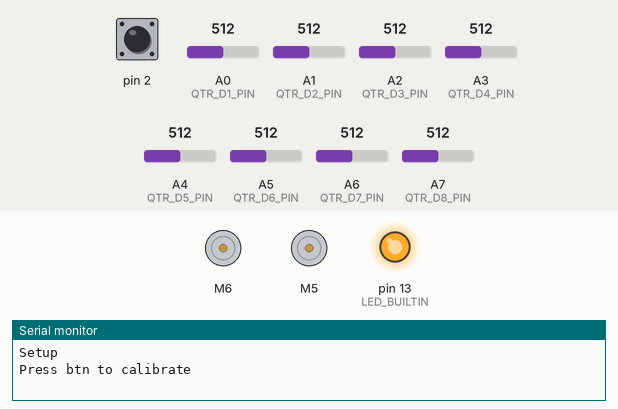
Bench run of a sketch on a simulated Arduino Nano, built with avr-gcc and run on an emulated ATmega328P. Parts: 2 × DC motor (green arrow = forward, orange = backward, longer = faster), output pins drawn as LEDs (lit = HIGH), the last lines printed to the serial monitor. The test bench sets the inputs (shaded band); at power-on: pin 2 HIGH, A5 (QTR_D6_PIN) = 512, A0 (QTR_D1_PIN) = 512, A1 (QTR_D2_PIN) = 512, A2 (QTR_D3_PIN) = 512, A3 (QTR_D4_PIN) = 512, A4 (QTR_D5_PIN) = 512, A6 (QTR_D7_PIN) = 512, A7 (QTR_D8_PIN) = 512.

Above: at 1.3 s.
1.4 s: pin 2 pulled LOW for 0.15 s
3.0 s: pin 2 pulled LOW for 1 s
At 4.0 s:
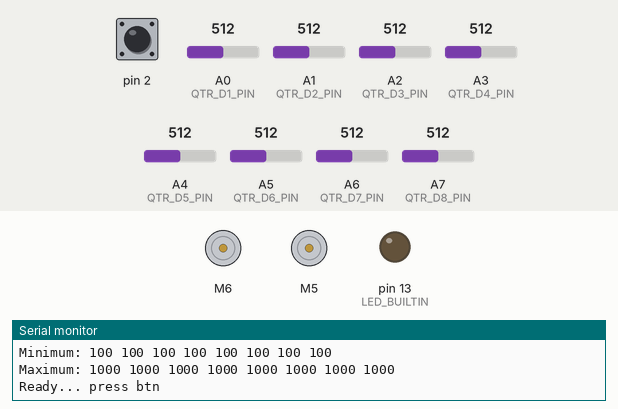
5.5 s: pin 2 pulled LOW for 0.15 s
At 6.4 s:
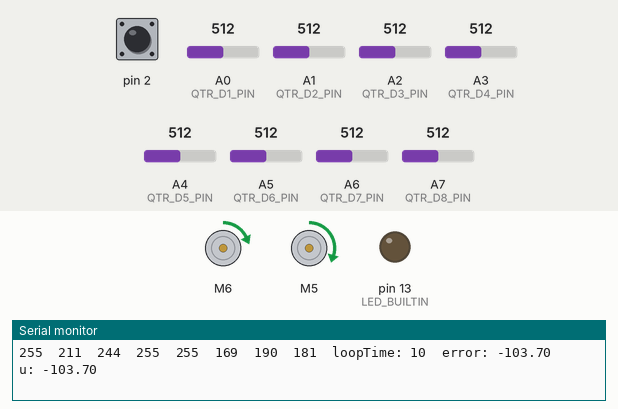
7.1 s: A5 (QTR_D6_PIN) set to 490
At 8.3 s:
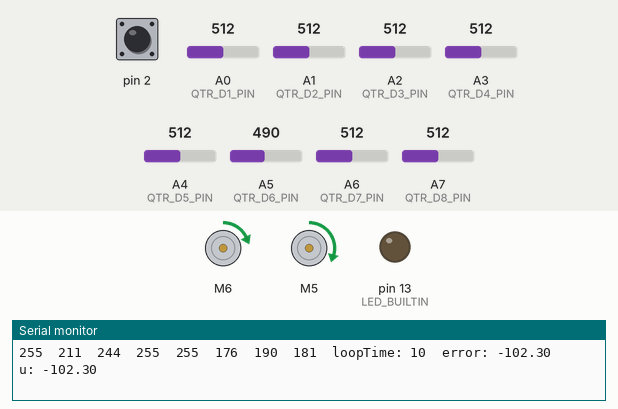
8.6 s: A0 (QTR_D1_PIN) set to 716
At 9.6 s:
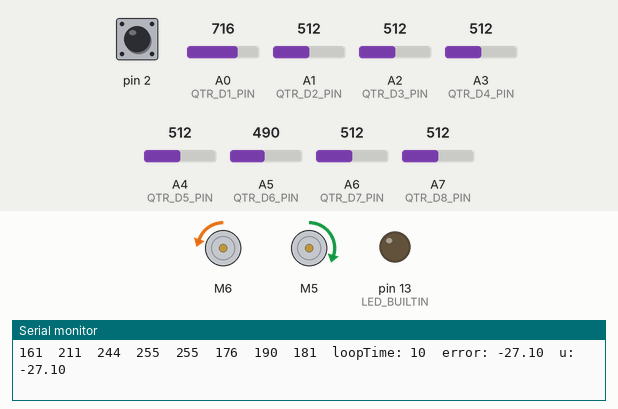
10.1 s: A1 (QTR_D2_PIN) set to 716
At 10.7 s:
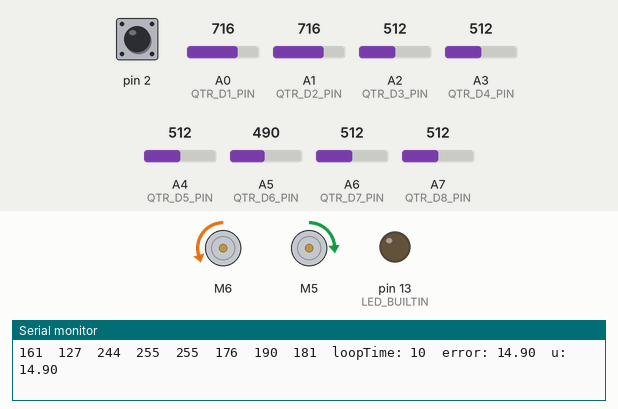
Timing chart, 0 to 12.6 s (numbered marks = the images above; inputs shaded):
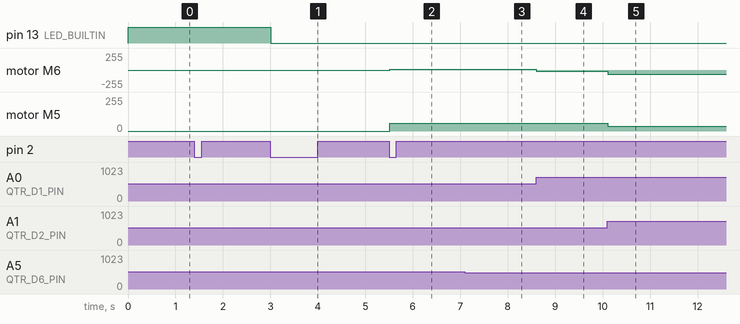

Measured:
- after the input at 3.0 s, pin 13 (LED_BUILTIN): HIGH → LOW at once
- after the input at 5.5 s, motor M6: stopped → forward 15/255 at once; motor M5: stopped → forward 60/255 at once
- after the input at 7.1 s, motor M5: forward 60/255 → forward 59/255 at once
- after the input at 8.6 s, motor M6: forward 15/255 → backward 22/255 at once; motor M5: forward 59/255 → forward 60/255 at once
- after the input at 10.1 s, motor M6: backward 22/255 → backward 60/255 at once; motor M5: forward 60/255 → forward 37/255 at once

The sketch:

sketch_may13a.ino
```cpp
// https://www.youtube.com/watch?v=gm6VetxM3lU
// https://www.youtube.com/watch?v=8Lj5ycrT9Fw
// https://www.youtube.com/watch?v=VjdcSfm9kGc
// https://github.com/GyverLibs/TimerMs
// https://alexgyver.ru/gyverpid/
// https://github.com/GyverLibs/GyverPID
// https://github.com/pololu/qtr-sensors-arduino

#define PID_OPTIMIZED_I // Параметр для оптимизации суммы регулятора

#include <QTRSensors.h>
#include "GyverMotor2.h"
#include "GyverPID.h"
#include <TimerMs.h>
#include <EncButton.h>

#define DEBUG_LINE_SENSOR_RAW_VALUES true // Печать для дебага сырых значений с датчика линии при калибровки
#define DEBUG_LINE_SENSOR_VALUES false // Печать нормализованных значений с сенсоров датчика линии
#define PRINT_DT_ERR_U_DEBUG true // Печать информации о loopTime, error, u TRUE

#define CALIBRATION_BEFORE_START true // Калибровка перед стартом

#define QTR_SEN_COUNT 8 // Количество сенсоров в датчике линии
#define QTR_IR_PIN 12
#define QTR_D1_PIN A0
#define QTR_D2_PIN A1
#define QTR_D3_PIN A2
#define QTR_D4_PIN A3
#define QTR_D5_PIN A4
#define QTR_D6_PIN A5
#define QTR_D7_PIN A6
#define QTR_D8_PIN A7

#define MAX_RANGE_VAl_LS 255 // Максимальное значенение диапазона для нормализации значений сенсоров датчика линии

TimerMs tmrPrint(10); // Объект таймера для печати инфы с сенсоров датчика линии в интервале
TimerMs regulatorTmr(10); // Инициализация объекта таймера цикла регулирования

QTRSensors qtr; // Создаём объект датчика линии
EncButton<EB_TICK, 2> btn; // Инициализация объекта простой кнопки
GyverPID regulator(1, 0, 0, 10); // Инициализируем регулятор и устанавливаем коэффициенты регулятора

GMotor2<DRIVER3WIRE> leftMotor(6, 7, 11);
GMotor2<DRIVER3WIRE> rightMotor(5, 4, 10);

byte qtr8aPins[QTR_SEN_COUNT] = {QTR_D1_PIN, QTR_D2_PIN, QTR_D3_PIN, QTR_D4_PIN, QTR_D5_PIN, QTR_D6_PIN, QTR_D7_PIN, QTR_D8_PIN}; // Массив пинов сенсоров датчика линии

int refRawWhite[QTR_SEN_COUNT] = {524, 398, 478, 579, 512, 247, 329, 296};
int refRawBlack[QTR_SEN_COUNT] = {1000, 1000, 1000, 1000, 1000, 1000, 1000, 1000};
int refValue[QTR_SEN_COUNT] = {0, 0, 0, 0, 0, 0, 0, 0};

unsigned long currTime, prevTime, loopTime; // Время

unsigned int qtrSensorValues[QTR_SEN_COUNT]; // Массив для хранения нормализованных значений с сенсоров датчика линии

void(* softResetFunc) (void) = 0; // Функция мягкого перезапуска

void setup() {
  Serial.begin(115200); // Устанавливаем скорость общения по Serial
  Serial.setTimeout(5); // Позволяет задать время ожидания данных
  Serial.println();
  Serial.println("Setup"); // Сообщение о конце инициализации
  qtr.setTypeAnalog(); // Установить тип аналогового датчика линии
  qtr.setSensorPins(qtr8aPins, QTR_SEN_COUNT); // Передаём пины и устанавливаем количество сенсоров в датчики линии
  qtr.setEmitterPin(QTR_IR_PIN); // Подключаем IR подсветку
  pinMode(LED_BUILTIN, OUTPUT); // Установить режим пина встроенного светодиода
  digitalWrite(LED_BUILTIN, HIGH); // Включаем встроенный светодиод для сигнала начала калибровки
  while (millis() < 500); // Время после старта для возможности запуска, защита от перезагрузки и старта кода сразу
  if (CALIBRATION_BEFORE_START) {
    Serial.println("Press btn to calibrate");
    PauseUntilBtnPressed("Start calibrate"); // Ждём нажатие кнопки для старта калибровки
    while (true) { // Пока не будет нажата кнопка
      btn.tick(); // Опрашиваем кнопку
      if (btn.press()) break; // Произошло нажатие
      qtr.calibrate();
    }
    Serial.println("Calibrate done");
  }
  digitalWrite(LED_BUILTIN, LOW); // Выключения встроенный светодиод для сигнала о завершении калибровки
  if (DEBUG_LINE_SENSOR_RAW_VALUES) { // Печатать калибровочные данные белого и чёрного
    Serial.print("Minimum: ");
    for (byte i = 0; i < QTR_SEN_COUNT; i++) { // Печатать минимальные значения при включенном эмиттере
      if (i < QTR_SEN_COUNT - 1) Serial.print(String(qtr.calibrationOn.minimum[i]) + " ");
      else Serial.println(String(qtr.calibrationOn.minimum[i]));
    }
    Serial.print("Maximum: ");
    for (byte i = 0; i < QTR_SEN_COUNT; i++) { // Печатать максимальные значения при включенном эмиттере
      if (i < QTR_SEN_COUNT - 1) Serial.print(String(qtr.calibrationOn.maximum[i]) + " ");
      else Serial.println(String(qtr.calibrationOn.maximum[i]));
    }
  }
  regulator.setDirection(NORMAL); // Направление регулирования (NORMAL/REVERSE)
  regulator.setLimits(-255, 255); // Пределы регулятора
  regulatorTmr.setPeriodMode(); // Настроем режим условия регулирования на период
  leftMotor.reverse(1); // Реверс левого мотора
  rightMotor.reverse(0); // Реверс правого мотора
  leftMotor.setMinDuty(10); // Мин ШИМ левого мотора
  rightMotor.setMinDuty(10); // Мин ШИМ правого мотора
  Serial.println("Ready... press btn");
  while (true) { // Ждём нажатие кнопки для старта
    btn.tick(); // Опрашиваем кнопку
    if (btn.press()) { // Произошло нажатие
      Serial.println("Go!!!");
      break;
    }
  }
  tmrPrint.start();
  regulatorTmr.start(); // Запускаем таймер цикла регулирования
  // Записываем время перед стартом loop
  currTime = millis();
  prevTime = currTime;
}

void loop() {
  CheckBtnClick(); // Вызываем функцию опроса кнопки

  if (regulatorTmr.tick()) { // Раз в 10 мсек выполнять
    currTime = millis();
    loopTime = currTime - prevTime;
    prevTime = currTime;

    unsigned int position = qtr.readLineBlack(qtrSensorValues); // Прочитать значения с сенсоров датчика линии и получить позицию, записав их в qtrSensorValues
    // qtr.read(qtrSensorValues); // Считать с датчика значения
    CheckBtnClick(); // Вызываем функцию опроса кнопки

    for (byte i = 0; i < QTR_SEN_COUNT; i++) {
      refValue[i] = map(qtrSensorValues[i], refRawBlack[i], refRawWhite[i], 0, 255);
      refValue[i] = constrain(refValue[i], 0, 255);
      Serial.print(refValue[i]);
      Serial.print('\t');
    }

    float error = (0.8 * refValue[7] + 0.4 * refValue[6] + 0.2 * refValue[5] +  1 * refValue[4]) - (refValue[3] * 1 + refValue[2] * 0.2 + refValue[1] * 0.5 + refValue[0] * 0.8);
    regulator.setpoint = error; // Передаём ошибку
    regulator.setDt(loopTime != 0 ? loopTime : 1); // Установка dt для регулятора
    float u = regulator.getResult(); // Управляющее воздействие с регулятора

    MotorsControl(u, 60); // Для управления моторами регулятором

    if (DEBUG_LINE_SENSOR_VALUES && tmrPrint.tick()) {
      // for (byte i = 0; i < QTR_SEN_COUNT; i++) {
      //   Serial.print(qtrSensorValues[i]);
      //   Serial.print('\t');
      // }
      for (byte i = 0; i < QTR_SEN_COUNT; i++) {
        refValue[i] = map(qtrSensorValues[i], refRawBlack[i], refRawWhite[i], 0, 255);
        Serial.print(refValue[i]);
        Serial.print('\t');
      }
      //Serial.println(position);
      Serial.println();
    }

    // Для отладки основной информации о регулировании
    if (PRINT_DT_ERR_U_DEBUG) {
      Serial.print("loopTime: " + String(loopTime) + "\t");
      Serial.print("error: " + String(error) + "\t");
      Serial.println("u: " + String(u));
    }
  }
}

// Управление двумя моторами
void MotorsControl(int dir, int speed) {
  int lMotorSpeed = speed + dir, rMotorSpeed = speed - dir;
  float z = (float) speed / max(abs(lMotorSpeed), abs(rMotorSpeed)); // Вычисляем отношение желаемой мощности к наибольшей фактической
  lMotorSpeed *= z, rMotorSpeed *= z;
  leftMotor.setSpeed(lMotorSpeed);
  rightMotor.setSpeed(rMotorSpeed);
}

// Функция опроса о нажатии кнопки
void CheckBtnClick() {
  btn.tick(); // Опрашиваем кнопку в первый раз
  if (btn.press()) { // Произошло нажатие
    Serial.println("Btn press and reset");
    delay(50); // Нужна задержка иначе не выведет сообщение
    softResetFunc(); // Если клавиша нажата, то сделаем мягкую перезагрузку
  }
}

void PauseUntilBtnPressed(String str) {
  while (true) { // Ждём нажатие кнопки для старта
    btn.tick(); // Опрашиваем кнопку
    if (btn.press()) { // Произошло нажатие
      Serial.println(str);
      break;
    }
  }
}
```
